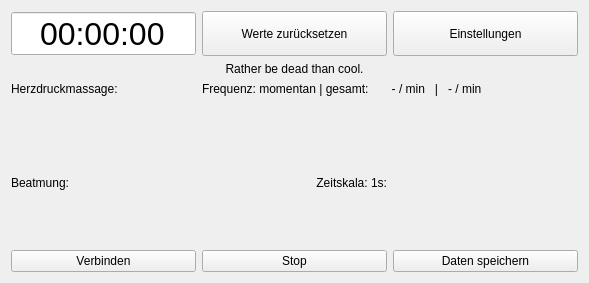
<?xml version="1.0" encoding="UTF-8"?>
<ui version="4.0">
 <class>frm_main_landscape</class>
 <widget class="QWidget" name="frm_main_landscape">
  <property name="geometry">
   <rect>
    <x>0</x>
    <y>0</y>
    <width>589</width>
    <height>283</height>
   </rect>
  </property>
  <property name="windowTitle">
   <string>Form</string>
  </property>
  <layout class="QGridLayout" name="mainGrid">
   <item row="4" column="0" colspan="3">
    <widget class="graphCompression" name="gph_compression" native="true">
     <property name="sizePolicy">
      <sizepolicy hsizetype="Expanding" vsizetype="Expanding">
       <horstretch>0</horstretch>
       <verstretch>10</verstretch>
      </sizepolicy>
     </property>
    </widget>
   </item>
   <item row="0" column="2">
    <widget class="QPushButton" name="btn_settings">
     <property name="sizePolicy">
      <sizepolicy hsizetype="Expanding" vsizetype="Expanding">
       <horstretch>0</horstretch>
       <verstretch>2</verstretch>
      </sizepolicy>
     </property>
     <property name="text">
      <string>Einstellungen</string>
     </property>
    </widget>
   </item>
   <item row="0" column="1">
    <widget class="QPushButton" name="btn_resetValues">
     <property name="sizePolicy">
      <sizepolicy hsizetype="Expanding" vsizetype="Expanding">
       <horstretch>0</horstretch>
       <verstretch>2</verstretch>
      </sizepolicy>
     </property>
     <property name="text">
      <string>Werte zurücksetzen</string>
     </property>
    </widget>
   </item>
   <item row="0" column="0">
    <widget class="QTimeEdit" name="time_clock">
     <property name="enabled">
      <bool>true</bool>
     </property>
     <property name="sizePolicy">
      <sizepolicy hsizetype="Expanding" vsizetype="Expanding">
       <horstretch>0</horstretch>
       <verstretch>2</verstretch>
      </sizepolicy>
     </property>
     <property name="font">
      <font>
       <pointsize>24</pointsize>
      </font>
     </property>
     <property name="focusPolicy">
      <enum>Qt::NoFocus</enum>
     </property>
     <property name="wrapping">
      <bool>false</bool>
     </property>
     <property name="alignment">
      <set>Qt::AlignCenter</set>
     </property>
     <property name="readOnly">
      <bool>true</bool>
     </property>
     <property name="buttonSymbols">
      <enum>QAbstractSpinBox::NoButtons</enum>
     </property>
     <property name="displayFormat">
      <string>HH:mm:ss</string>
     </property>
    </widget>
   </item>
   <item row="7" column="1">
    <widget class="QPushButton" name="btn_stop">
     <property name="sizePolicy">
      <sizepolicy hsizetype="Expanding" vsizetype="Expanding">
       <horstretch>0</horstretch>
       <verstretch>2</verstretch>
      </sizepolicy>
     </property>
     <property name="text">
      <string>Stop</string>
     </property>
    </widget>
   </item>
   <item row="7" column="2">
    <widget class="QPushButton" name="btn_save">
     <property name="sizePolicy">
      <sizepolicy hsizetype="Expanding" vsizetype="Expanding">
       <horstretch>0</horstretch>
       <verstretch>2</verstretch>
      </sizepolicy>
     </property>
     <property name="text">
      <string>Daten speichern</string>
     </property>
    </widget>
   </item>
   <item row="2" column="0" colspan="3">
    <widget class="QLabel" name="lbl_infoText">
     <property name="sizePolicy">
      <sizepolicy hsizetype="Expanding" vsizetype="Expanding">
       <horstretch>0</horstretch>
       <verstretch>1</verstretch>
      </sizepolicy>
     </property>
     <property name="text">
      <string>&lt;html&gt;&lt;head/&gt;&lt;body&gt;&lt;p&gt;Rather be dead than cool.&lt;/p&gt;&lt;/body&gt;&lt;/html&gt;</string>
     </property>
     <property name="alignment">
      <set>Qt::AlignCenter</set>
     </property>
     <property name="wordWrap">
      <bool>true</bool>
     </property>
    </widget>
   </item>
   <item row="6" column="0" colspan="3">
    <widget class="graphVentilation" name="gph_ventilation" native="true">
     <property name="sizePolicy">
      <sizepolicy hsizetype="Expanding" vsizetype="Expanding">
       <horstretch>0</horstretch>
       <verstretch>7</verstretch>
      </sizepolicy>
     </property>
    </widget>
   </item>
   <item row="7" column="0">
    <widget class="QPushButton" name="btn_connect">
     <property name="sizePolicy">
      <sizepolicy hsizetype="Expanding" vsizetype="Expanding">
       <horstretch>0</horstretch>
       <verstretch>2</verstretch>
      </sizepolicy>
     </property>
     <property name="text">
      <string>Verbinden</string>
     </property>
    </widget>
   </item>
   <item row="3" column="0">
    <widget class="QLabel" name="lbl_graphComp_titel">
     <property name="sizePolicy">
      <sizepolicy hsizetype="Expanding" vsizetype="Expanding">
       <horstretch>0</horstretch>
       <verstretch>0</verstretch>
      </sizepolicy>
     </property>
     <property name="text">
      <string>Herzdruckmassage:</string>
     </property>
     <property name="alignment">
      <set>Qt::AlignLeading|Qt::AlignLeft|Qt::AlignVCenter</set>
     </property>
    </widget>
   </item>
   <item row="5" column="0">
    <widget class="QLabel" name="lbl_graphVent_titel">
     <property name="sizePolicy">
      <sizepolicy hsizetype="Expanding" vsizetype="Expanding">
       <horstretch>0</horstretch>
       <verstretch>0</verstretch>
      </sizepolicy>
     </property>
     <property name="text">
      <string>Beatmung:</string>
     </property>
     <property name="alignment">
      <set>Qt::AlignLeading|Qt::AlignLeft|Qt::AlignVCenter</set>
     </property>
    </widget>
   </item>
   <item row="5" column="1">
    <widget class="QLabel" name="lbl_timeScale_titel">
     <property name="sizePolicy">
      <sizepolicy hsizetype="Expanding" vsizetype="Expanding">
       <horstretch>0</horstretch>
       <verstretch>0</verstretch>
      </sizepolicy>
     </property>
     <property name="text">
      <string>Zeitskala: 1s:</string>
     </property>
     <property name="alignment">
      <set>Qt::AlignRight|Qt::AlignTrailing|Qt::AlignVCenter</set>
     </property>
    </widget>
   </item>
   <item row="5" column="2">
    <widget class="graphScale" name="wgt_timeScale" native="true">
     <property name="sizePolicy">
      <sizepolicy hsizetype="Expanding" vsizetype="Expanding">
       <horstretch>0</horstretch>
       <verstretch>0</verstretch>
      </sizepolicy>
     </property>
    </widget>
   </item>
   <item row="3" column="1" colspan="2">
    <widget class="QLabel" name="lbl_frequency">
     <property name="sizePolicy">
      <sizepolicy hsizetype="Expanding" vsizetype="Expanding">
       <horstretch>0</horstretch>
       <verstretch>0</verstretch>
      </sizepolicy>
     </property>
     <property name="text">
      <string>Frequenz: momentan | gesamt:       - / min   |   - / min</string>
     </property>
     <property name="alignment">
      <set>Qt::AlignLeading|Qt::AlignLeft|Qt::AlignVCenter</set>
     </property>
    </widget>
   </item>
  </layout>
 </widget>
 <customwidgets>
  <customwidget>
   <class>graphCompression</class>
   <extends>QWidget</extends>
   <header>graphcompression.h</header>
   <container>1</container>
  </customwidget>
  <customwidget>
   <class>graphScale</class>
   <extends>QWidget</extends>
   <header>graphscale.h</header>
   <container>1</container>
  </customwidget>
  <customwidget>
   <class>graphVentilation</class>
   <extends>QWidget</extends>
   <header>graphventilation.h</header>
   <container>1</container>
  </customwidget>
 </customwidgets>
 <resources/>
 <connections/>
</ui>
